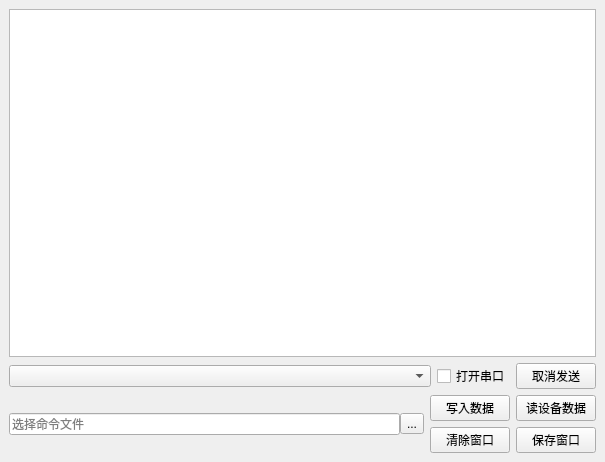
<?xml version="1.0" encoding="UTF-8"?>
<ui version="4.0">
 <class>MainWindow</class>
 <widget class="QMainWindow" name="MainWindow">
  <property name="geometry">
   <rect>
    <x>0</x>
    <y>0</y>
    <width>605</width>
    <height>462</height>
   </rect>
  </property>
  <property name="windowTitle">
   <string>综合通讯盒</string>
  </property>
  <widget class="QWidget" name="centralwidget">
   <layout class="QVBoxLayout" name="verticalLayout">
    <item>
     <widget class="QTextEdit" name="textEdit">
      <property name="enabled">
       <bool>true</bool>
      </property>
      <property name="readOnly">
       <bool>true</bool>
      </property>
     </widget>
    </item>
    <item>
     <layout class="QHBoxLayout" name="horizontalLayout" stretch="8,0,0">
      <item>
       <widget class="SerialPortComboBox" name="comboBox_changeusart">
        <property name="placeholderText">
         <string>请选择串口</string>
        </property>
       </widget>
      </item>
      <item>
       <widget class="QCheckBox" name="checkBox_switchusart">
        <property name="text">
         <string>打开串口</string>
        </property>
       </widget>
      </item>
      <item>
       <widget class="QPushButton" name="pushButton_updatefile">
        <property name="text">
         <string>取消发送</string>
        </property>
       </widget>
      </item>
     </layout>
    </item>
    <item>
     <layout class="QHBoxLayout" name="horizontalLayout_2">
      <item>
       <layout class="QHBoxLayout" name="horizontalLayout_3" stretch="0,1">
        <property name="spacing">
         <number>0</number>
        </property>
        <item>
         <widget class="QLineEdit" name="lineEdit_filename">
          <property name="placeholderText">
           <string>选择命令文件</string>
          </property>
         </widget>
        </item>
        <item>
         <widget class="QToolButton" name="toolButton_changefile">
          <property name="text">
           <string>...</string>
          </property>
         </widget>
        </item>
       </layout>
      </item>
      <item>
       <layout class="QGridLayout" name="gridLayout">
        <item row="1" column="0">
         <widget class="QPushButton" name="pushButton_write">
          <property name="text">
           <string>写入数据</string>
          </property>
         </widget>
        </item>
        <item row="4" column="1">
         <widget class="QPushButton" name="pushButton">
          <property name="text">
           <string>保存窗口</string>
          </property>
         </widget>
        </item>
        <item row="1" column="1">
         <widget class="QPushButton" name="pushButton_read">
          <property name="text">
           <string>读设备数据</string>
          </property>
         </widget>
        </item>
        <item row="4" column="0">
         <widget class="QPushButton" name="pushButton_clear">
          <property name="text">
           <string>清除窗口</string>
          </property>
         </widget>
        </item>
       </layout>
      </item>
     </layout>
    </item>
   </layout>
  </widget>
  <widget class="QMenuBar" name="menubar">
   <property name="geometry">
    <rect>
     <x>0</x>
     <y>0</y>
     <width>605</width>
     <height>21</height>
    </rect>
   </property>
  </widget>
 </widget>
 <customwidgets>
  <customwidget>
   <class>SerialPortComboBox</class>
   <extends>QComboBox</extends>
   <header>serialportcombobox.h</header>
  </customwidget>
 </customwidgets>
 <resources/>
 <connections/>
</ui>
